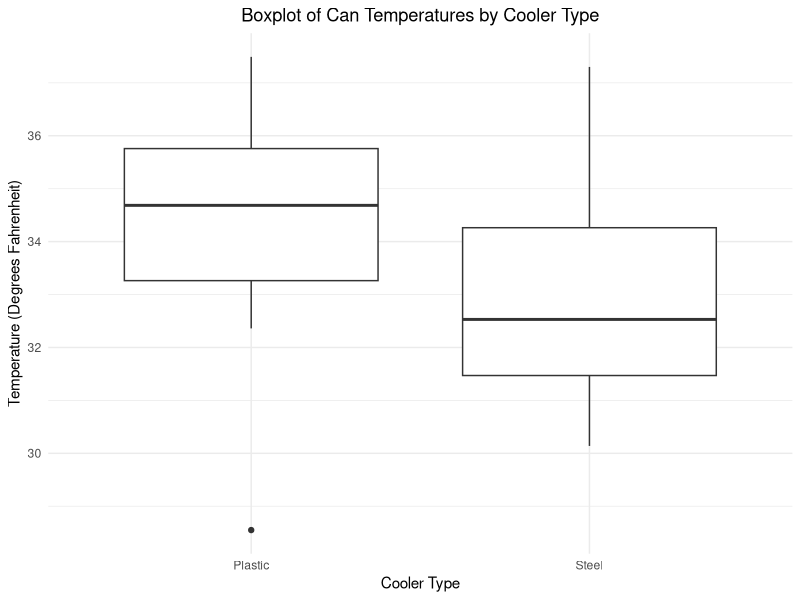

Here is the R script that generated this plot:
## Comparative Experiments Code ##

#install.packages(c('tidyverse','readxl'))

## Uncomment and run the above code if these packages are not installed ##

## Load the required libraries ##

library(tidyverse)
library(readxl)

## Read in the Can Data ##

can_data <- read_excel("Comparative Experiments/Can Temperature.xlsx")

## Get a glimpse of the data ##

can_data |>
  glimpse()

## <dbl> is a numeric/quantitative data type ##
## <chr> is a character/categorical data type ##

## Perform Descriptive Analyses ##

#install.packages('rstatix')

library(rstatix)

can_data |>
  group_by(Treatment) |>
  get_summary_stats(Temperature, type = "mean_sd")

## So we can see that the mean temperature of cans in the 
## plastic cooler is 34.4 degrees and the mean of the cans
## in the steel cooler is 33.1 degrees. ##

## Generate a Boxplot ##

can_data |>
  ggplot(aes(x = Treatment, y = Temperature)) +
  geom_boxplot() +
  labs(title = "Boxplot of Can Temperatures by Cooler Type",
       x = "Cooler Type",
       y = "Temperature (Degrees Fahrenheit)") +
  theme_minimal() +
  theme(plot.title=element_text(hjust=0.50))

## Since the two boxes do not have substantial overlap,
## this suggests that the may be a statistically meaningful
## difference between the two group means ##

## Calculate Estimates for Grand Mean ##

mu_hat <- mean(can_data$Temperature)

print(mu_hat)

## The grand mean is 33.75 ##

## Now, let's save those group means we calculated earlier ##

group_means <- can_data |>
  group_by(Treatment) |>
  summarise(mean_temp = mean(Temperature))

print(group_means)

## Finally, we can calculate our tau hats ##

tau_hat <- group_means$mean_temp - mu_hat

print(tau_hat) 

## In the case of just two treatment groups,
## the tau hat's will just be the opposite sign of each other ##

## Performing the Test in a Simpler Way ##

## H0: The mean temperature of cans in the plastic cooler 
## is equal to the mean temperature of cans in the steel cooler ##

## HA: The mean temperature of cans in the plastic cooler
## is not equal to the mean temperature of cans in the steel cooler ##

## Build the AOV Model ##

#install.packages('broom')

library(broom)

can_aov <- aov(Temperature ~ Treatment, data = can_data)

can_aov |>
  tidy()

## The p-value is less than 0.05, so we have substantial evidence
## in favor of the alternative hypothesis ##

## Perform a T-Test (Two Group Case) ##
## H0: The mean temperature of cans in the plastic cooler 
## is equal to the mean temperature of cans in the steel cooler ##

## HA: The mean temperature of cans in the plastic cooler
## is not equal to the mean temperature of cans in the steel cooler ##

ttest <- t.test(Temperature ~ Treatment, data = can_data)

## Check Results ##

ttest |>
  tidy() |>
  select(statistic,p.value)

## The p-value is less than 0.05, so we have substantial evidence
## in favor of the alternative hypothesis ##
